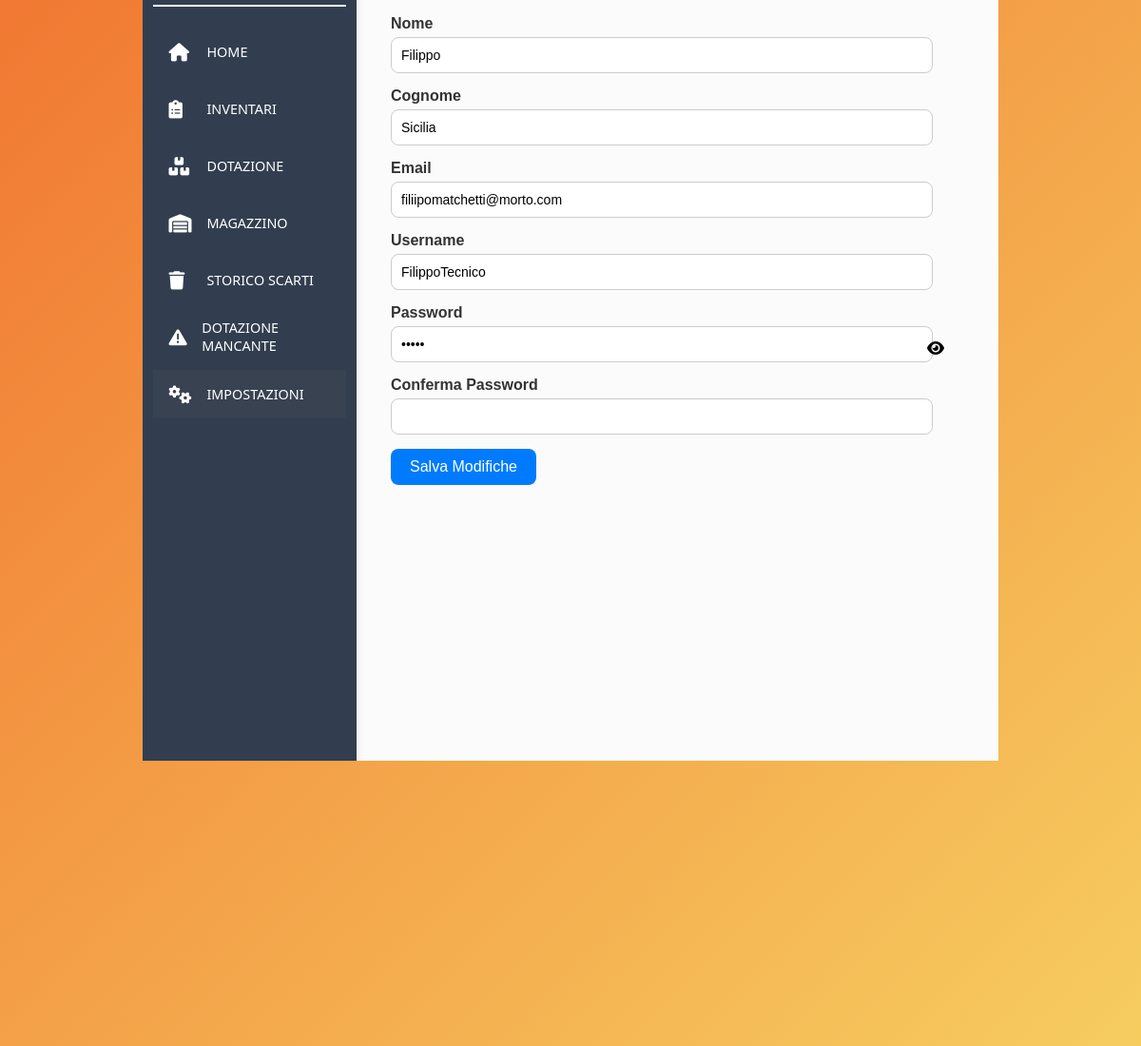
Screenshot of /pages/impostazioni/impostazioni.php (signed in) with the database file from the repository.
### tables this page shows
CREATE TABLE `utente` (
  `username` varchar(50) NOT NULL,
  `nome` varchar(50) DEFAULT NULL,
  `cognome` varchar(50) DEFAULT NULL,
  `email` varchar(50) DEFAULT NULL,
  `password` varchar(50) DEFAULT NULL,
  `stato` varchar(20) NOT NULL,
  `scuola_appartenenza` varchar(10) DEFAULT NULL
);

### pages/impostazioni/impostazioni.php (the view, shortened to what this page needs)
<?php
    $host = 'localhost';
    $db = 'inventariosdarzo';
    $user = 'root';
    $pass = '';
    $username = $_SESSION['username'] ?? null;
    $role = $_SESSION['role'] ?? null;
    $errors = [];
    if (!is_null($username)) {
        try {
            $conn = new PDO("mysql:host=$host;dbname=$db", $user, $pass);
            $conn->setAttribute(PDO::ATTR_ERRMODE, PDO::ERRMODE_EXCEPTION);
        } catch (PDOException $e) {
            die("Connessione fallita: " . $e->getMessage());
        }
        if ($role === 'admin') {
            $table = 'admin';
            $pk = 'username';
        } else {
            $table = 'utente';
            $pk = 'username';
        }
        $stmt = $conn->prepare("SELECT * FROM $table WHERE $pk = :username");
        $stmt->bindParam(':username', $username, PDO::PARAM_STR);
        $stmt->execute();
        $userData = $stmt->fetch(PDO::FETCH_ASSOC);
    } else {
        header("Location: ../../logout/logout.php");
        exit;
    }
?>
<!DOCTYPE html>
<html lang="it">
    <head>
        <link rel="stylesheet" href="..\..\assets\css\background.css">
        <link rel="stylesheet" href="..\..\assets\css\shared_style_user_admin.css">
        <link rel="stylesheet" href="..\..\assets\css\shared_admin_subpages.css">
        <link rel="stylesheet" href="impostazioni.css">
        <link rel="stylesheet" href="https://cdnjs.cloudflare.com/ajax/libs/font-awesome/6.0.0-beta3/css/all.min.css">
    </head>
    <body>
        <div class="container">
            <div class="sidebar">
                <div class="image"><img src="..\..\assets\images\logo_darzo.png" width="120px"></div>
                <div class="section-container">
                    <br>
                <?php
                        if($role == 'admin') {
                            echo '<a href="../admin_page/admin_page/admin_page.php"><div class="section"><span class="section-text"><i class="fas fa-home"></i> HOME</span></div></a>';
                        } else {
                            echo '<a href="../user_page/user_page.php"><div class="section"><span class="section-text"><i class="fas fa-home"></i> HOME</span></div></a>';
                        }
                    ?>
                    <a href="../aule/aule.php"><div class="section"><span class="section-text"><i class="fas fa-clipboard-list"></i> INVENTARI</span></div></a>
                    <a href="../lista_dotazione/lista_dotazione.php"><div class="section"><span class="section-text"><i class="fas fa-boxes-stacked"></i>DOTAZIONE</span></div></a>
                    <a href="../dotazione_archiviata/dotazione_archiviata.php"><div class="section"><span class="section-text"><i class="fas fa-warehouse"></i>MAGAZZINO</span></div></a>
                    <a href="../dotazione_eliminata/dotazione_eliminata.php"><div class="section"><span class="section-text"><i class="fas fa-trash"></i>STORICO SCARTI</span></div></a>
                    <a href="../dotazione_mancante/dotazione_mancante.php"><div class="section"><span class="section-text"><i class="fas fa-exclamation-triangle"></i>DOTAZIONE MANCANTE</span></div></a>
                    <a href="../impostazioni/impostazioni.php"><div class="section selected"><span class="section-text"><i class="fas fa-cogs"></i>IMPOSTAZIONI</span></div></a>
                </div>
            </div>
            <div class="content">
                <div class="form-container">
                    <form action="" method="post">
                        <div class="form-group">
                            <label for="nome">Nome</label>
                            <input type="text" name="nome" value="<?php echo $userData['nome'] ?>" readonly>
                        </div>
                        <div class="form-group">
                            <label for="cognome">Cognome</label>
                            <input type="text" name="cognome" value="<?php echo $userData['cognome'] ?>" readonly>
                        </div>
                        <div class="form-group">
                            <label for="email">Email</label>
                            <input type="text" name="email" value="<?php echo $userData['email'] ?>" readonly>
                        </div>
                        <div class="form-group">
                            <label for="username">Username</label>
                            <input type="text" name="username" value="<?= isset($_POST['username']) ? $_POST['username'] : $userData['username'] ?>" class="<?= isset($errors['username']) ? 'input-error' : '' ?>">
                        </div>
                        <div class="form-group" style="position:relative;">
                            <label for="password">Password</label>
                            <input type="password" name="password" id="password" value="<?= isset($_POST['password']) ? $_POST['password'] : $userData['password'] ?>" class="<?= isset($errors['password']) ? 'input-error' : '' ?>">
                            <span style="position:absolute; right:18px; top:38px; cursor:pointer;" onclick="togglePassword()">
                                <i id="toggleEye" class="fas fa-eye"></i>
                            </span>
                        </div>
                        <div class="form-group">
                            <label for="conferma_password">Conferma Password</label>
                            <input type="password" name="conferma_password" id="conferma_password" value="<?= isset($_POST['conferma_password']) ? $_POST['conferma_password'] : '' ?>" class="<?= isset($errors['conferma_password']) ? 'input-error' : '' ?>">
                        </div>
                        <div class="form-group">
                            <input class="save" type="submit" name="salva" value="Salva Modifiche">
                        </div>
                    </form>
                </div>
            </div>
        </div>
    </body>
</html>

### assets/css/background.css (style rules this page uses)
body { font-family: Arial, sans-serif; background: linear-gradient(-45deg, #f17832, #fec11a, #f7da67, #f17832); background-size: 400% 400%; animation: gradientMove 10s ease infinite; }

### assets/css/shared_style_user_admin.css (style rules this page uses)
html, body { height: 100%; margin: 0; padding: 0; overflow: hidden; display: flex; justify-content: center; align-items: center; font-family: Arial, Helvetica, sans-serif; }
.container { background-color: #fbfbfb; width: 75vw; height: 90vh; display: flex; border-radius: 20px; box-shadow: 0 0 10px rgba(0, 0, 0, 0.1); }
.sidebar { background-color: #323e50; width: 25%; min-width: 130px; height: 90vh; border-bottom-left-radius: 20px; border-top-left-radius: 20px; box-shadow: 0 0 10px rgba(0, 0, 0, 0.1); }
.image { position: relative; top: 2%; left: 5%; }
img { min-width: 30%; max-width: 60%; }
.section-container { border-top: 2px solid white; margin-top: 15px; width: 90%; height: 100%; position: relative; left: 5%; right: 5%; font-family: 'Segoe UI', Tahoma, Geneva, Verdana, sans-serif; display: block; color: #333; }
.section { position: relative; width: 100%; height: 50px; margin-bottom: 10px; }
a { text-decoration: none; }
.section-text { width: 100%; height: 100%; font-weight: 500; color: #ffffff; font-size: 0.9rem; display: flex; align-items: center; justify-content: start; padding: 0 8%; }
.content { flex-grow: 1; background-color: #fbfbfb; border-top-right-radius: 20px; border-bottom-right-radius: 20px; overflow-y: auto; margin-left: 4%; }
.section-text i { width: 30px; font-size: 1.2rem; margin-right: 10px; }
.selected { background-color: #384251; }

### pages/impostazioni/impostazioni.css (style rules this page uses)
* { box-sizing: border-box; }
.form-container { height: 80%; margin-top: 20px; max-width: 50vw; overflow: hidden; }
.form-container form { height: 100%; }
.form-group { margin-bottom: 15px; }
label { display: block; margin-bottom: 5px; font-weight: bold; color: #333; }
input[type="text"],textarea,input[type="number"] { width: 95%; padding: 10px; border: 1px solid #ccc; border-radius: 8px; font-size: 14px; resize: vertical; }
.form-group input[type="submit"] { color: white; padding: 10px 20px; border: none; border-radius: 8px; cursor: pointer; font-size: 16px; }
.save { background: #007bff; }
input[type="password"] { width: 95%; padding: 10px; border: 1px solid #ccc; border-radius: 8px; font-size: 14px; resize: vertical; box-sizing: border-box; }

### rows the page displays
utente: nome "Filippo", cognome "Sicilia", email "filiipomatchetti@morto.com", username "FilippoTecnico"
